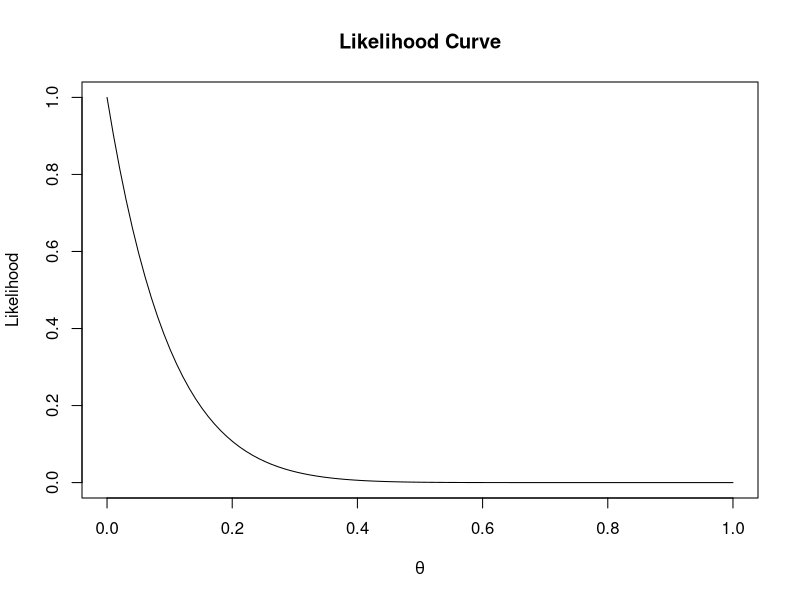
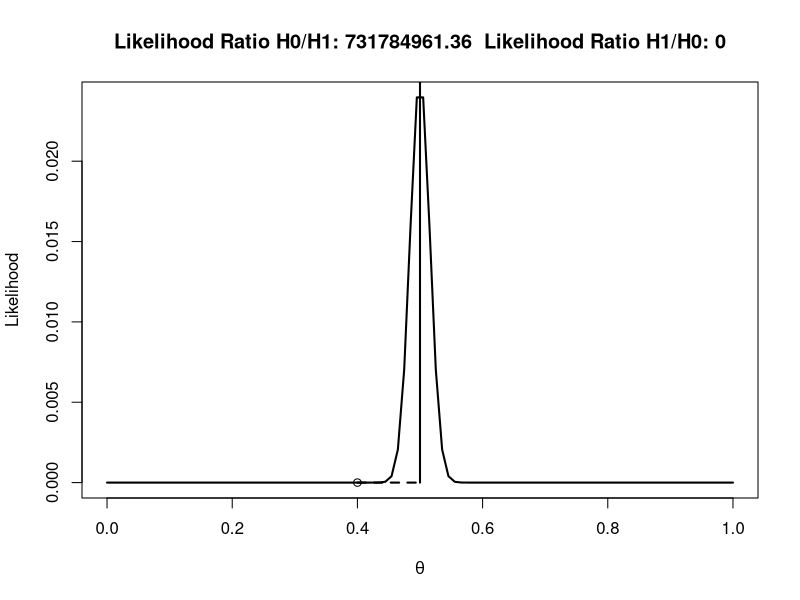

Recreate these plots in R, in order.
#plot likelihood curve----
n<-10 #set total trials
x<-0 #set successes
theta<- seq(0,1,len=100) #create theta variable, from 0 to 1
like <- dbinom(x,n,theta) #create likelihood function
plot(theta,like,type='l',xlab=expression(theta), ylab='Likelihood', main="Likelihood Curve")

#© Daniel Lakens, 2016. 
# This work is licensed under a Creative Commons Attribution-NonCommercial-ShareAlike 4.0 International License. https://creativecommons.org/licenses/by-nc-sa/4.0/

#Calculate the likelihood ratio----
n<-1000 #set total trials
x<-500 #set successes
H0 <- 0.5 #specify one hypothesis you want to compare with the likihood ratio
H1 <- 0.4 #specify another hypothesis you want to compare with the likihood ratio (you can use 1/20, or 0.05)
dbinom(x,n,H0)/dbinom(x,n,H1) #Returns the likelihood ratio of H0 over H1
dbinom(x,n,H1)/dbinom(x,n,H0) #Returns the likelihood ratio of H1 over H0

theta<- seq(0,1,len=100) #create theta variable, from 0 to 1
like <- dbinom(x,n,theta)
#png(file="LikRatio.png",width=4000,height=3000, , units = "px", res = 900)
plot(theta,like,type='l',xlab=expression(theta), ylab='Likelihood', lwd=2)
points(H0,dbinom(x,n,H0))
points(H1,dbinom(x,n,H1))
segments(H0, dbinom(x,n,H0), x/n, dbinom(x,n,H0), lty=2, lwd=2)
segments(H1, dbinom(x,n,H1), x/n, dbinom(x,n,H1), lty=2, lwd=2)
segments(x/n, dbinom(x,n,H0), x/n, dbinom(x,n,H1), lwd=2)
title(paste('Likelihood Ratio H0/H1:',round(dbinom(x,n,H0)/dbinom(x,n,H1),digits=2)," Likelihood Ratio H1/H0:",round(dbinom(x,n,H1)/dbinom(x,n,H0),digits=2)))
#dev.off()

#© Daniel Lakens, 2016. 
# This work is licensed under a Creative Commons Attribution-NonCommercial-ShareAlike 4.0 International License. https://creativecommons.org/licenses/by-nc-sa/4.0/
